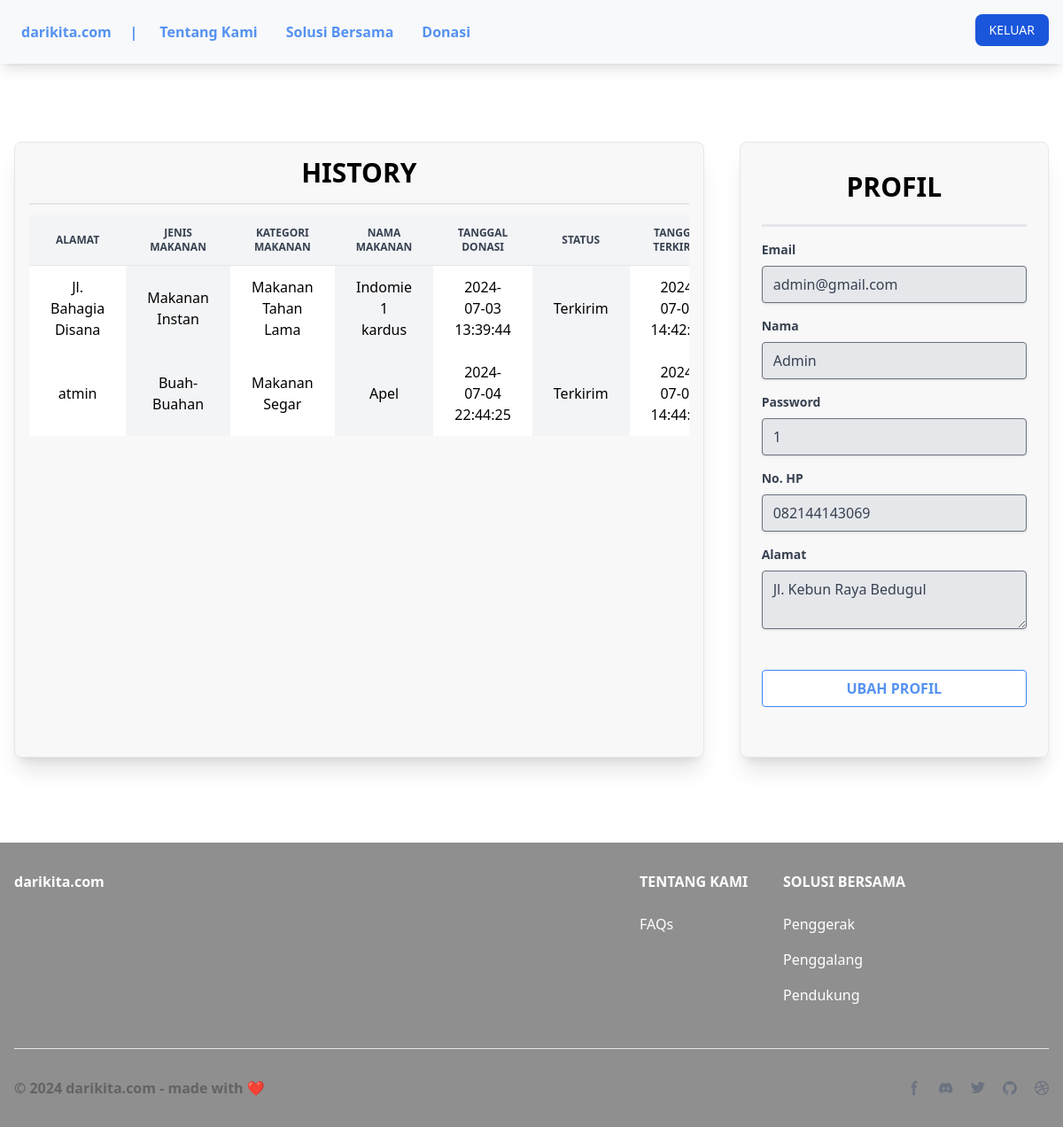
Screenshot of /pages/user-profil.php (signed in) with the database file from the repository.
### tables this page shows
CREATE TABLE `user` (
  `id_user` int(5) NOT NULL,
  `nama` varchar(50) NOT NULL,
  `no_hp` varchar(15) NOT NULL,
  `email` varchar(30) NOT NULL,
  `password` varchar(20) NOT NULL,
  `alamat` text NOT NULL,
  `role` enum('admin','donatur') NOT NULL
);

### pages/user-profil.php (the view, shortened to what this page needs)
<?php
include '../script/db.php';
$sql = 'SELECT * FROM user WHERE id_user =' . $_SESSION['id_user'];
$result = $conn->query($sql);
if ($result->num_rows > 0) {
    $user = $result->fetch_assoc();
} else {
    echo "Tidak ada data ditemukan";
    exit;
}
?>
<!DOCTYPE html>
<html lang="en">
<head>
    <link rel="stylesheet" href="../build/build.css">
    <link rel="stylesheet" href="https://cdnjs.cloudflare.com/ajax/libs/font-awesome/6.5.2/css/all.min.css" />
</head>
<body>
    <nav class="bg-warna_bg shadow-lg fixed top-0 left-0 right-0 z-20">
        <div class="max-w-screen-xl flex flex-wrap justify-between mx-auto p-4">
            <div class="flex p-2">
                <a href="../index.php" class="text-warna_aksen hover:text-blue-700 font-bold items-start just">darikita.com <span class="text-white">&nbsp;&nbsp;&nbsp;&nbsp;</span>|</a>
                <div class="items-start hidden w-full md:flex md:w-auto md:order-1" id="navbar-cta">
                    <ul class="flex flex-col font-medium p-4 md:p-0 mt-4 rounded-lg bg-[#F8F9FB] md:space-x-8 rtl:space-x-reverse md:flex-row md:mt-0">
                        <li>
                            <a href="./tentang.php" class="block py-2 px-3 md:p-0 font-bold text-warna_aksen hover:text-blue-700"><span>&nbsp;&nbsp;&nbsp;&nbsp;&nbsp;&nbsp;</span>Tentang Kami</a>
                        </li>
                        <li>
                            <a href="./peran.php" class="block py-2 px-3 md:p-0 font-bold text-warna_aksen hover:text-blue-700">Solusi Bersama</a>
                        </li>
                        <li>
                            <a href="./donasi.php" class="block py-2 px-3 md:p-0 font-bold text-warna_aksen hover:text-blue-700">Donasi</a>
                        </li>
                    </ul>
                </div>
            </div>
            <div class="flex md:order-2 space-x-3 md:space-x-0 rtl:space-x-reverse">
                <?php
                    if (isset($_SESSION['status_login'])) {
                        echo '<a href="../script/logout.php">
                    <button type="button" class="text-white bg-blue-700 hover:bg-blue-800 focus:ring-4 focus:outline-none focus:ring-blue-300 font-medium rounded-lg text-sm px-4 py-2 text-center dark:bg-blue-600 dark:hover:bg-blue-700 dark:focus:ring-blue-800">KELUAR</button></a>';
                    } else {
                        echo '<button type="button" class="text-white bg-blue-700 hover:bg-blue-800 focus:ring-4 focus:outline-none focus:ring-blue-300 font-medium rounded-lg text-sm px-4 py-2 text-center dark:bg-blue-600 dark:hover:bg-blue-700 dark:focus:ring-blue-800">MASUK</button>';
                    }
                ?>
            </div>
        </div>
    </nav>
<div class="max-w-screen-xl mx-auto px-4 py-8 mt-32 mb-16 flex flex-col md:flex-row md:gap-10 gap-8">
        <div class="lg:w-4/6 bg-[#F8F8F8] p-4 rounded-lg border shadow-xl">
            <h1 class="text-3xl font-bold pb-4 mb-3 borber border-b-2 text-center">HISTORY</h1>
            <div class="overflow-auto h-96 md:h-[36rem]">
                <table>
                    <thead class="text-xs text-gray-700 uppercase bg-gray-50 dark:bg-gray-700  sticky top-0">
                        <tr>
                            <th scope="col" class=" px-6 py-3 text-center bg-gray-100 border-b">
                                Alamat
                            </th>
                            <th scope="col" class="px-6 py-3 text-center bg-gray-100 border-b">
                                Jenis Makanan
                            </th>
                            <th scope="col" class="px-6 py-3 text-center bg-gray-100 border-b">
                                Kategori Makanan
                            </th>
                            <th scope="col" class="px-6 py-3 text-center bg-gray-100 border-b">
                                Nama Makanan
                            </th>
                            <th scope="col" class="px-6 py-3 text-center bg-gray-100 border-b">
                                Tanggal Donasi
                            </th>
                            <th scope="col" class="px-6 py-3 text-center bg-gray-100 border-b">
                                Status
                            </th>
                            <th scope="col" class="px-6 py-3 text-center bg-gray-100 border-b">
                                Tanggal Terkirim
                            </th>
                        </tr>
                    </thead>
                    <tbody>
                    <?php
                    $query_donasi = "SELECT * FROM history_donasi WHERE id_user = '".$_SESSION['id_user']."'";
                    $result_donasi = $conn->query($query_donasi);
                    if ($result_donasi->num_rows > 0) {
                        while ($row = $result_donasi->fetch_assoc()) {
                            echo "<tr>";
                            echo "<td class='px-6 py-3 text-center bg-white'>" . $row['alamat_donatur'] . "</td>";
                            echo "<td class='px-6 py-3 text-center bg-gray-100'>" . $row['jenis'] . "</td>";
                            echo "<td class='px-6 py-3 text-center bg-white'>" . $row['kategori'] . "</td>";
                            echo "<td class='px-6 py-3 text-center bg-gray-100'>" . $row['nama_makanan'] . "</td>";
                            echo "<td class='px-6 py-3 text-center bg-white'>" . $row['tanggal_donasi'] . "</td>";
                            echo "<td class='px-6 py-3 text-center bg-gray-100'>". $row['status']. "</td>";
                            echo "<td class='px-6 py-3 text-center bg-white'>" . $row['tanggal_terkirim']. "</td>";
                        }
                    } else {
                        echo "<tr><td colspan='9'>Tidak ada data donasi!</td></tr>";
                    }
                    ?>
                    </tbody>
                </table>
            </div>
        </div>
        <div class="md:w-2/6 w-full flex flex-col justify-center border rounded-lg mx-auto p-4 shadow-xl bg-[#F8F8F8]">
            <h1 class="text-3xl font-bold text-center mt-4">PROFIL</h1>
            <form class="w-full rounded-sm px-2 py-6">
                <div class="w-full h-[3px] content-center bg-gray-200 mb-4"></div>
                <div class="mb-4">
                    <label for="email" class="block text-gray-700 text-sm font-bold mb-2">Email</label>
                    <input name="email" id="email" type="email" value="<?= $user['email'] ?>" class="shadow bg-gray-200 appearance-none border rounded w-full py-2 px-3 text-gray-700 focus:outline-blue-400" disabled>
                </div>
                <div class="mb-4">
                    <label for="name" class="block text-gray-700 text-sm font-bold mb-2">Nama</label>
                    <input name="name" id="name"  type="text" value="<?= $user['nama'] ?>"  class="shadow bg-gray-200 border rounded w-full py-2 px-3 text-gray-700 focus:outline-blue-400" disabled>
                    </div>
                <div class="mb-4">
                    <label for="pass" class="block text-gray-700 text-sm font-bold mb-2">Password</label>
                    <input name="pass" id="pass" type="text" value="<?= $user['password'] ?>" class="shadow bg-gray-200 appearance-none border rounded w-full py-2 px-3 text-gray-700 focus:outline-blue-400" disabled>
                </div>
                <div class="mb-4">
                    <label for="phone" class="block text-gray-700 text-sm font-bold mb-2">No. HP</label>
                    <input name="phone" id="phon" type="text" value="<?= $user['no_hp'] ?>" class="shadow bg-gray-200 appearance-none border rounded w-full py-2 px-3 text-gray-700 focus:outline-blue-400" disabled>
                </div>
                <div class="mb-4">
                    <label for="alamat" class="block text-gray-700 text-sm font-bold mb-2">Alamat</label>
                    <textarea id="alamat" name="alamat" class="shadow bg-gray-200 appearance-none border rounded w-full py-2 px-3 text-gray-700" disabled><?= $user['alamat'] ?></textarea>
                </div>
                <div class="lg:w-full flex mt-10 mb-4">
                    <a href="./ubah-user-profil.php" class="w-full">
                        <button type="button" id="change-profile" class="bg-white hover:bg-blue-800 hover:text-white w-full  border border-blue-500 text-warna_aksen font-bold py-2 rounded">UBAH PROFIL</button>
                    </a>
                </div>
            </form>
        </div>
    </div>
    <footer class="bg-[#8F8F8F]">
        <div class="mx-auto w-full max-w-screen-xl p-4 py-6 lg:py-8">
            <div class="md:flex md:justify-between">
                <div class="mb-6 md:mb-0">
                    <a href="#home" class="text-white font-bold items-start just">darikita.com</a>
                </div>
                <div class="grid grid-cols-2 gap-8 sm:gap-6 sm:grid-cols-3">
                    <div>
                        <h2 class="mb-6 font-bold text-white uppercase ">Tentang Kami</h2>
                        <ul class="text-white">
                            <li class="mb-4">
                                <a href="" class="hover:underline ">FAQs</a>
                            </li>
                        </ul>
                    </div>
                    <div>
                        <h2 class="mb-6 font-bold text-white uppercase ">Solusi Bersama</h2>
                        <ul class="text-white">
                            <li class="mb-4">
                                <a href="" class="hover:underline ">Penggerak</a>
                            </li>
                            <li class="mb-4">
                                <a href="" class="hover:underline ">Penggalang</a>
                            </li>
                            <li class="mb-4">
                                <a href="" class="hover:underline ">Pendukung</a>
                            </li>
                        </ul>
                    </div>
                </div>
            </div>
            <hr class="my-6 border-gray-200 sm:mx-auto dark:border-gray-700 lg:my-8" />
            <div class="sm:flex sm:items-center sm:justify-between">
                <p class="text-[#636363] font-semibold">© 2024 darikita.com - made with ❤️</p>
                <div class="flex mt-4 sm:justify-center sm:mt-0">
                    <a href="#" class="text-gray-500 hover:text-gray-900 dark:hover:text-white">
                        <svg class="w-4 h-4" aria-hidden="true" xmlns="http://www.w3.org/2000/svg" fill="currentColor" viewBox="0 0 8 19">
                                <path fill-rule="evenodd" d="M6.135 3H8V0H6.135a4.147 4.147 0 0 0-4.142 4.142V6H0v3h2v9.938h3V9h2.021l.592-3H5V3.591A.6.6 0 0 1 5.592 3h.543Z" clip-rule="evenodd"/>
                            </svg>
                    </a>
                    <a href="#" class="text-gray-500 hover:text-gray-900 dark:hover:text-white ms-5">
                    </a>
                    <a href="#" class="text-gray-500 hover:text-gray-900 dark:hover:text-white ms-5">
                    </a>
                    <a href="#" class="text-gray-500 hover:text-gray-900 dark:hover:text-white ms-5">
                    </a>
                    <a href="#" class="text-gray-500 hover:text-gray-900 dark:hover:text-white ms-5">
                    </a>
                </div>
            </div>
        </div>
    </footer>
</body>
</html>

### rows the page displays
user: email "admin@gmail.com", name "Admin", pass "1", phone "082144143069", alamat "Jl. Kebun Raya Bedugul"

### other values shown
$row['alamat_donatur'] "Jl. Bahagia Disana"
$row['jenis'] "Makanan Instan"
$row['kategori'] "Makanan Tahan Lama"
$row['nama_makanan'] "Indomie 1 kardus"
$row['tanggal_donasi'] "2024-07-03 13:39:44"
$row['status'] "Terkirim"
$row['alamat_donatur'] "atmin"
$row['jenis'] "Buah-Buahan"
$row['kategori'] "Makanan Segar"
$row['nama_makanan'] "Apel"
$row['tanggal_donasi'] "2024-07-04 22:44:25"
